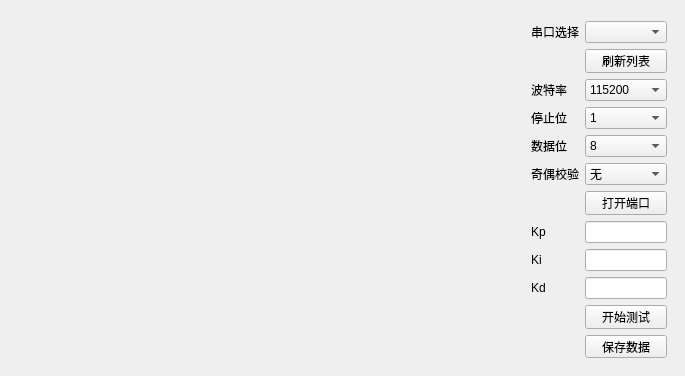
<?xml version="1.0" encoding="UTF-8"?>
<ui version="4.0">
 <class>MainWindow</class>
 <widget class="QMainWindow" name="MainWindow">
  <property name="geometry">
   <rect>
    <x>0</x>
    <y>0</y>
    <width>685</width>
    <height>376</height>
   </rect>
  </property>
  <property name="minimumSize">
   <size>
    <width>685</width>
    <height>376</height>
   </size>
  </property>
  <property name="maximumSize">
   <size>
    <width>685</width>
    <height>376</height>
   </size>
  </property>
  <property name="windowTitle">
   <string>PIDTester</string>
  </property>
  <property name="windowIcon">
   <iconset>
    <normaloff>:/icon/control.ico</normaloff>:/icon/control.ico</iconset>
  </property>
  <widget class="QWidget" name="centralWidget">
   <widget class="QWidget" name="layoutWidget_2">
    <property name="geometry">
     <rect>
      <x>520</x>
      <y>10</y>
      <width>158</width>
      <height>359</height>
     </rect>
    </property>
    <layout class="QGridLayout" name="gridLayout_2">
     <item row="8" column="1">
      <widget class="QLineEdit" name="KiLineEdit"/>
     </item>
     <item row="8" column="0">
      <widget class="QLabel" name="label_15">
       <property name="text">
        <string>Ki</string>
       </property>
      </widget>
     </item>
     <item row="7" column="1">
      <widget class="QLineEdit" name="KpLineEdit"/>
     </item>
     <item row="9" column="0">
      <widget class="QLabel" name="label_16">
       <property name="text">
        <string>Kd</string>
       </property>
      </widget>
     </item>
     <item row="4" column="1">
      <widget class="QComboBox" name="WordLengthComboBox">
       <property name="currentIndex">
        <number>3</number>
       </property>
       <item>
        <property name="text">
         <string>5</string>
        </property>
       </item>
       <item>
        <property name="text">
         <string>6</string>
        </property>
       </item>
       <item>
        <property name="text">
         <string>7</string>
        </property>
       </item>
       <item>
        <property name="text">
         <string>8</string>
        </property>
       </item>
      </widget>
     </item>
     <item row="7" column="0">
      <widget class="QLabel" name="label_14">
       <property name="text">
        <string>Kp</string>
       </property>
      </widget>
     </item>
     <item row="3" column="1">
      <widget class="QComboBox" name="StopBitsComboBox">
       <property name="currentIndex">
        <number>0</number>
       </property>
       <item>
        <property name="text">
         <string>1</string>
        </property>
       </item>
       <item>
        <property name="text">
         <string>1.5</string>
        </property>
       </item>
       <item>
        <property name="text">
         <string>2</string>
        </property>
       </item>
      </widget>
     </item>
     <item row="1" column="1">
      <widget class="QPushButton" name="RefreshButton">
       <property name="text">
        <string>刷新列表</string>
       </property>
      </widget>
     </item>
     <item row="10" column="1">
      <widget class="QPushButton" name="SendButton">
       <property name="text">
        <string>开始测试</string>
       </property>
      </widget>
     </item>
     <item row="0" column="1">
      <widget class="QComboBox" name="SerialNameComboBox"/>
     </item>
     <item row="9" column="1">
      <widget class="QLineEdit" name="KdLineEdit"/>
     </item>
     <item row="3" column="0">
      <widget class="QLabel" name="label_11">
       <property name="text">
        <string>停止位</string>
       </property>
      </widget>
     </item>
     <item row="2" column="1">
      <widget class="QComboBox" name="BaudRatComboBox">
       <property name="currentIndex">
        <number>7</number>
       </property>
       <item>
        <property name="text">
         <string>1200</string>
        </property>
       </item>
       <item>
        <property name="text">
         <string>2400</string>
        </property>
       </item>
       <item>
        <property name="text">
         <string>4800</string>
        </property>
       </item>
       <item>
        <property name="text">
         <string>9600</string>
        </property>
       </item>
       <item>
        <property name="text">
         <string>19200</string>
        </property>
       </item>
       <item>
        <property name="text">
         <string>38400</string>
        </property>
       </item>
       <item>
        <property name="text">
         <string>57600</string>
        </property>
       </item>
       <item>
        <property name="text">
         <string>115200</string>
        </property>
       </item>
      </widget>
     </item>
     <item row="4" column="0">
      <widget class="QLabel" name="label_12">
       <property name="text">
        <string>数据位</string>
       </property>
      </widget>
     </item>
     <item row="6" column="1">
      <widget class="QPushButton" name="OpenButton">
       <property name="text">
        <string>打开端口</string>
       </property>
      </widget>
     </item>
     <item row="5" column="0">
      <widget class="QLabel" name="label_13">
       <property name="text">
        <string>奇偶校验</string>
       </property>
      </widget>
     </item>
     <item row="2" column="0">
      <widget class="QLabel" name="label_10">
       <property name="text">
        <string>波特率</string>
       </property>
      </widget>
     </item>
     <item row="5" column="1">
      <widget class="QComboBox" name="ParityComboBox">
       <property name="currentIndex">
        <number>0</number>
       </property>
       <item>
        <property name="text">
         <string>无</string>
        </property>
       </item>
       <item>
        <property name="text">
         <string>奇校验</string>
        </property>
       </item>
       <item>
        <property name="text">
         <string>偶校验</string>
        </property>
       </item>
      </widget>
     </item>
     <item row="0" column="0">
      <widget class="QLabel" name="label_9">
       <property name="text">
        <string>串口选择</string>
       </property>
      </widget>
     </item>
     <item row="11" column="1">
      <widget class="QPushButton" name="SaveButton">
       <property name="text">
        <string>保存数据</string>
       </property>
      </widget>
     </item>
    </layout>
   </widget>
   <widget class="MyWidget" name="Graph" native="true">
    <property name="geometry">
     <rect>
      <x>10</x>
      <y>10</y>
      <width>500</width>
      <height>360</height>
     </rect>
    </property>
    <property name="minimumSize">
     <size>
      <width>500</width>
      <height>360</height>
     </size>
    </property>
    <property name="maximumSize">
     <size>
      <width>500</width>
      <height>360</height>
     </size>
    </property>
   </widget>
  </widget>
 </widget>
 <layoutdefault spacing="6" margin="11"/>
 <customwidgets>
  <customwidget>
   <class>MyWidget</class>
   <extends>QWidget</extends>
   <header location="global">mywidget.h</header>
   <container>1</container>
  </customwidget>
 </customwidgets>
 <resources/>
 <connections/>
</ui>
